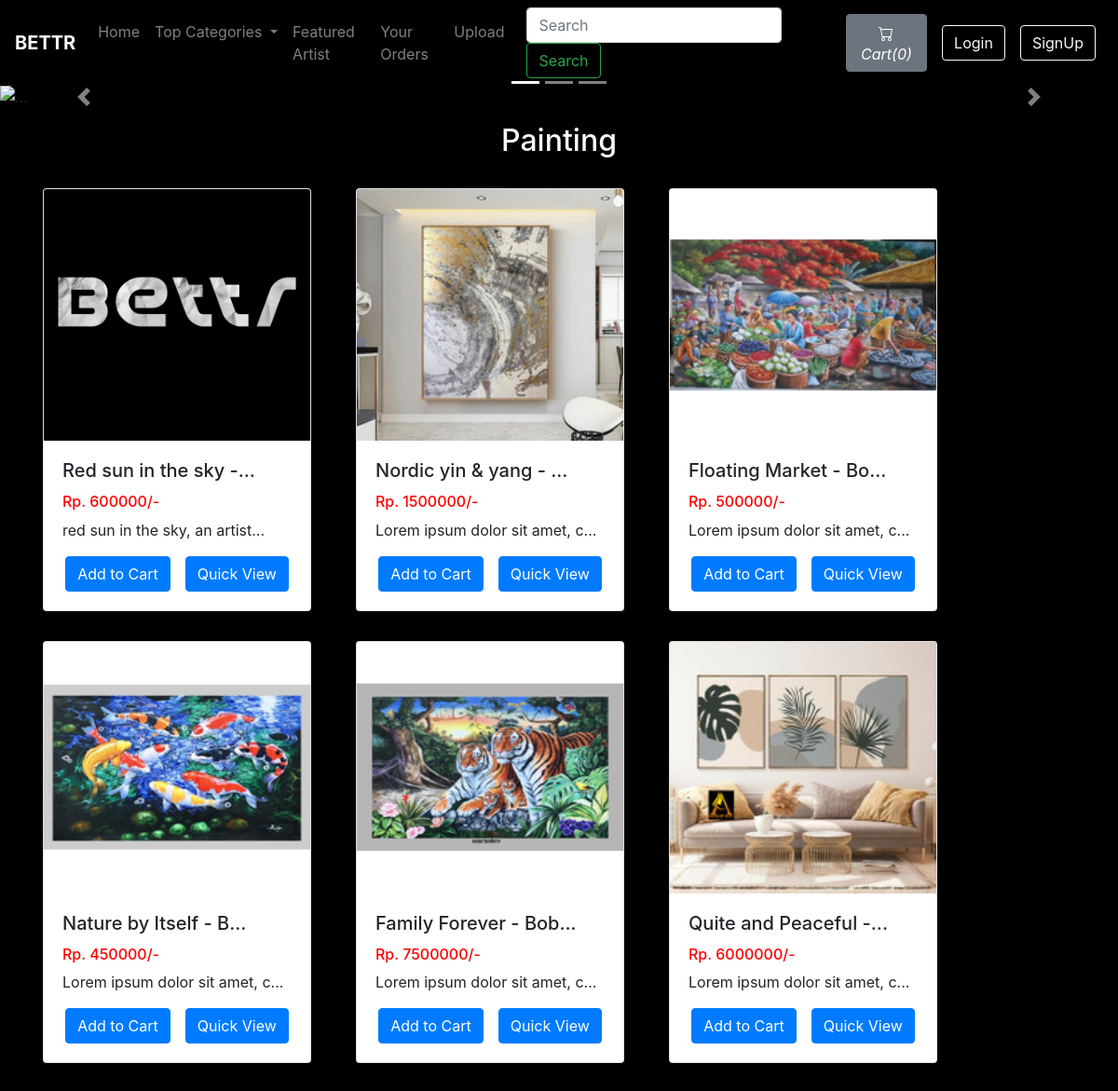
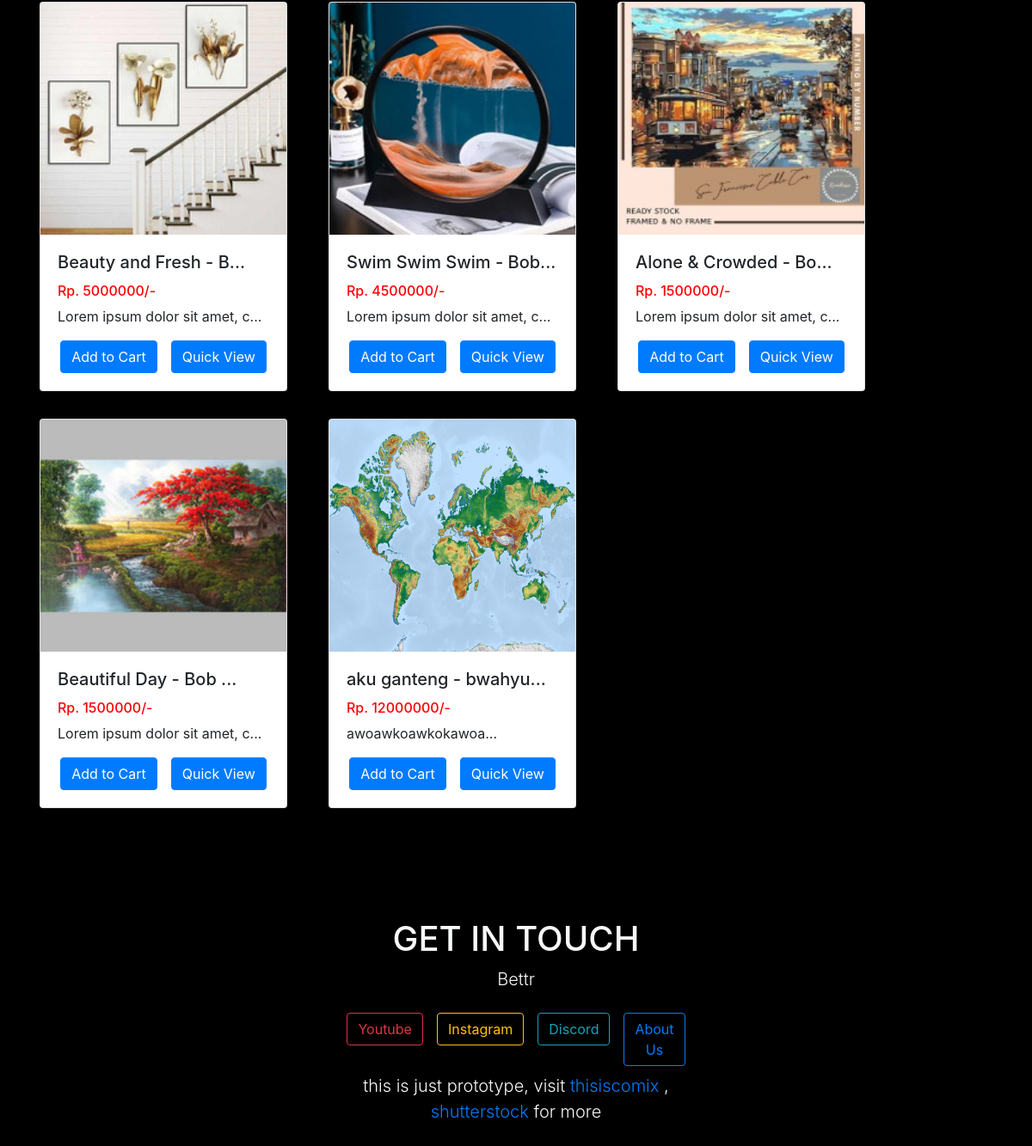
Screenshot of /viewVartList.php?catid=1 with the database file from the repository (2 pictures, top to bottom).
### tables this page shows
CREATE TABLE `sitedetail` (
  `tempId` int(11) NOT NULL,
  `systemName` varchar(21) NOT NULL,
  `email` varchar(35) NOT NULL,
  `contact1` bigint(21) NOT NULL,
  `contact2` bigint(21) DEFAULT NULL COMMENT 'Optional',
  `address` text NOT NULL,
  `dateTime` datetime NOT NULL DEFAULT current_timestamp()
);

CREATE TABLE `vart` (
  `vartId` int(12) NOT NULL,
  `vartName` varchar(255) NOT NULL,
  `vartPrice` int(12) NOT NULL,
  `vartDesc` text NOT NULL,
  `vartCategorieId` int(12) NOT NULL,
  `vartPubDate` datetime NOT NULL DEFAULT current_timestamp()
);

### viewVartList.php (the view, shortened to what this page needs)
<!doctype html>
<html lang="en">
<head>
    <link rel="stylesheet" href="https://stackpath.bootstrapcdn.com/bootstrap/4.4.1/css/bootstrap.min.css">
    <link rel="stylesheet" href="https://use.fontawesome.com/releases/v5.8.2/css/all.css">
</head>
<body style="background-color: black;">
    <?php include 'partials/_dbconnect.php';?>
    <?php require 'partials/_nav.php' ?>
    <div id="carouselExampleCaptions" class="carousel slide" data-ride="carousel">
  <ol class="carousel-indicators">
    <li data-target="#carouselExampleCaptions" data-slide-to="0" class="active"></li>
    <li data-target="#carouselExampleCaptions" data-slide-to="1"></li>
    <li data-target="#carouselExampleCaptions" data-slide-to="2"></li>
  </ol>
  <div class="carousel-inner">
    <div class="carousel-item active">
      <img src="https://images.squarespace-cdn.com/content/v1/5b2a2304da02bcdfa5960061/1531408435864-WIYVZULQOK2GLR2PN27W/image-asset.gif?format=1000w" class="d-block w-100" alt="...">
      <div class="carousel-caption d-none d-md-block">
      </div>
    </div>
  </div>
  <a class="carousel-control-prev" href="#carouselExampleCaptions" role="button" data-slide="prev">
    <span class="carousel-control-prev-icon" aria-hidden="true"></span>
  </a>
  <a class="carousel-control-next" href="#carouselExampleCaptions" role="button" data-slide="next">
    <span class="carousel-control-next-icon" aria-hidden="true"></span>
  </a>
</div>
    <div class="container my-3" id="cont">
    <h2 class="text-center text-light my-3"><span id="catTitle">Items</span></h2>
        <div class="row">
        <?php
            $id = $_GET['catid'];
            $sql = "SELECT * FROM `vart` WHERE vartCategorieId = $id";
            $result = mysqli_query($conn, $sql);
            while($row = mysqli_fetch_assoc($result)){
                $vartId = $row['vartId'];
                $vartName = $row['vartName'];
                $vartPrice = $row['vartPrice'];
                $vartDesc = $row['vartDesc'];
                echo '<div class="d-flex justify-content-between mr-3">
                        <div class="p-3">
                        <div class="card" style="width: 18rem;">
                            <img src="img/vart-'.$vartId. '.jpg" class="card-img-top" alt="image for this vart" width="249px" height="270px">
                            <div class="card-body">
                                <h5 class="card-title">' . substr($vartName, 0, 20). '...</h5>
                                <h6 style="color: #ff0000">Rp. '.$vartPrice. '/-</h6>
                                <p class="card-text">' . substr($vartDesc, 0, 29). '...</p>
                                <div class="row justify-content-center">';
                                if($loggedin){
                                    $quaSql = "SELECT `itemQuantity` FROM `viewcart` WHERE vartId = '$vartId' AND `userId`='$userId'";
                                    $quaresult = mysqli_query($conn, $quaSql);
                                    $quaExistRows = mysqli_num_rows($quaresult);
                                    if($quaExistRows == 0) {
                                        echo '<form action="partials/_manageCart.php" method="POST">
                                              <input type="hidden" name="itemId" value="'.$vartId. '">
                                              <button type="submit" name="addToCart" class="btn btn-primary mx-2">Add to Cart</button>';
                                    }else {
                                        echo '<a href="viewCart.php"><button class="btn btn-primary mx-2">Go to Cart</button></a>';
                                    }
                                }
                                else{
                                    echo '<button class="btn btn-primary mx-2" data-toggle="modal" data-target="#loginModal">Add to Cart</button>';
                                }
                            echo '</form>
                                <a href="viewVart.php?vartid=' . $vartId . '" class="mx-2"><button class="btn btn-primary">Quick View</button></a>
                                </div>
                            </div>
                            </div>
                        </div>
                    </div>';
            }
            ?>
        </div>
    </div>
    <?php require 'partials/_footer.php' ?>
</body>
</html>

### partials/_nav.php (shortened to what this page needs)
<?php
if(isset($_SESSION['loggedin']) && $_SESSION['loggedin']==true){
  $loggedin= true;
  $userId = $_SESSION['userId'];
  $username = $_SESSION['username'];
}
else{
  $loggedin = false;
  $userId = 0;
}
$sql = "SELECT * FROM `sitedetail`";
$result = mysqli_query($conn, $sql);
$row = mysqli_fetch_assoc($result);
$systemName = $row['systemName'];
echo '<nav class="navbar navbar-expand-lg navbar-dark bg-gradient">
      <a class="navbar-brand font-weight-bold" href="homePage.php">'.$systemName.'</a>
      <button class="navbar-toggler" type="button" data-toggle="collapse" data-target="#navbarSupportedContent" aria-controls="navbarSupportedContent" aria-expanded="false" aria-label="Toggle navigation">
        <span class="navbar-toggler-icon"></span>
      </button>
      <div class="collapse navbar-collapse" id="navbarSupportedContent">
        <ul class="navbar-nav mr-auto">
          <li class="nav-item">
            <a class="nav-link" href="homePage.php">Home <span class="sr-only">(current)</span></a>
          </li>
          <li class="nav-item dropdown">
            <a class="nav-link dropdown-toggle" href="#" id="navbarDropdown" role="button" data-toggle="dropdown" aria-haspopup="true" aria-expanded="false">
              Top Categories
            </a>
            <div class="dropdown-menu" aria-labelledby="navbarDropdown">';
            echo '</div>
          </li>
          <li class="nav-item">
            <a class="nav-link" href="featuredArtist.php">Featured Artist</a>
          </li>
          <li class="nav-item">
            <a class="nav-link" href="viewOrder.php">Your Orders</a>
          </li>
          <li class="nav-item">
            <a class="nav-link" href="upload.php">Upload</a>
          </li>
        </ul>
        <form method="get" action="/BETTR/search.php" class="form-inline my-2 my-lg-0 mx-3">
          <input class="form-control mr-sm-2" type="search" name="search" id="search" placeholder="Search" aria-label="Search" required>
          <button class="btn btn-outline-success my-2 my-sm-0" type="submit">Search</button>
        </form>';
        $countsql = "SELECT SUM(`itemQuantity`) FROM `viewcart` WHERE `userId`=$userId";
        $countresult = mysqli_query($conn, $countsql);
        $countrow = mysqli_fetch_assoc($countresult);
        $count = $countrow['SUM(`itemQuantity`)'];
        if(!$count) {
          $count = 0;
        }
        echo '<a href="viewCart.php"><button type="button" class="btn btn-secondary mx-2" title="MyCart">
          <svg xmlns="img/cart.svg" width="16" height="16" fill="currentColor" class="bi bi-cart" viewBox="0 0 16 16">
            <path d="M0 1.5A.5.5 0 0 1 .5 1H2a.5.5 0 0 1 .485.379L2.89 3H14.5a.5.5 0 0 1 .491.592l-1.5 8A.5.5 0 0 1 13 12H4a.5.5 0 0 1-.491-.408L2.01 3.607 1.61 2H.5a.5.5 0 0 1-.5-.5zM3.102 4l1.313 7h8.17l1.313-7H3.102zM5 12a2 2 0 1 0 0 4 2 2 0 0 0 0-4zm7 0a2 2 0 1 0 0 4 2 2 0 0 0 0-4zm-7 1a1 1 0 1 1 0 2 1 1 0 0 1 0-2zm7 0a1 1 0 1 1 0 2 1 1 0 0 1 0-2z"/>
          </svg>
          <i class="bi bi-cart">Cart(' .$count. ')</i>
        </button></a>';
        if($loggedin){
          echo '<ul class="navbar-nav mr-2">
            <li class="nav-item dropdown">
              <a class="nav-link dropdown-toggle" href="#" id="navbarDropdown" role="button" data-toggle="dropdown"> Welcome ' .$username. '</a>
              <div class="dropdown-menu" aria-labelledby="navbarDropdown">
                <a class="dropdown-item" href="partials/_logout.php">Logout</a>
              </div>
            </li>
          </ul>
          <div class="text-center image-size-small position-relative">
            <a href="viewProfile.php"><img src="img/person-' .$userId. '.jpg" class="rounded-circle" onError="this.src = \'img/profilePic.jpg\'" style="width:40px; height:40px"></a>
          </div>';
        }
        else {
          echo '
          <button type="button" class="btn btn-outline-light mx-2"  data-toggle="modal" data-target="#loginModal">Login</button>
          <button type="button" class="btn btn-outline-light mx-2"  data-toggle="modal" data-target="#signupModal">SignUp</button>';
        }
  echo '</div>
    </nav>';
?>

### viewVartList.php (style rules this page uses)
#cont { min-height : 570px; }

### rows the page displays
sitedetail: systemName "BETTR"
vart: shows a picture, vartName "Red sun in the sky -", vartPrice "600000", vartDesc "red sun in the sky, an artist"
vart: shows a picture, vartName "Nordic yin & yang -", vartPrice "1500000", vartDesc "Lorem ipsum dolor sit amet, c"
vart: shows a picture, vartName "Floating Market - Bo", vartPrice "500000", vartDesc "Lorem ipsum dolor sit amet, c"
vart: shows a picture, vartName "Nature by Itself - B", vartPrice "450000", vartDesc "Lorem ipsum dolor sit amet, c"
vart: shows a picture, vartName "Family Forever - Bob", vartPrice "7500000", vartDesc "Lorem ipsum dolor sit amet, c"
vart: shows a picture, vartName "Quite and Peaceful -", vartPrice "6000000", vartDesc "Lorem ipsum dolor sit amet, c"
vart: shows a picture, vartName "Beauty and Fresh - B", vartPrice "5000000", vartDesc "Lorem ipsum dolor sit amet, c"
vart: shows a picture, vartName "Swim Swim Swim - Bob", vartPrice "4500000", vartDesc "Lorem ipsum dolor sit amet, c"
vart: shows a picture, vartName "Alone & Crowded - Bo", vartPrice "1500000", vartDesc "Lorem ipsum dolor sit amet, c"
vart: shows a picture, vartName "Beautiful Day - Bob", vartPrice "1500000", vartDesc "Lorem ipsum dolor sit amet, c"
vart: shows a picture, vartName "aku ganteng - bwahyu", vartPrice "12000000", vartDesc "awoawkoawkokawoa"

### other values shown
$count "0"
